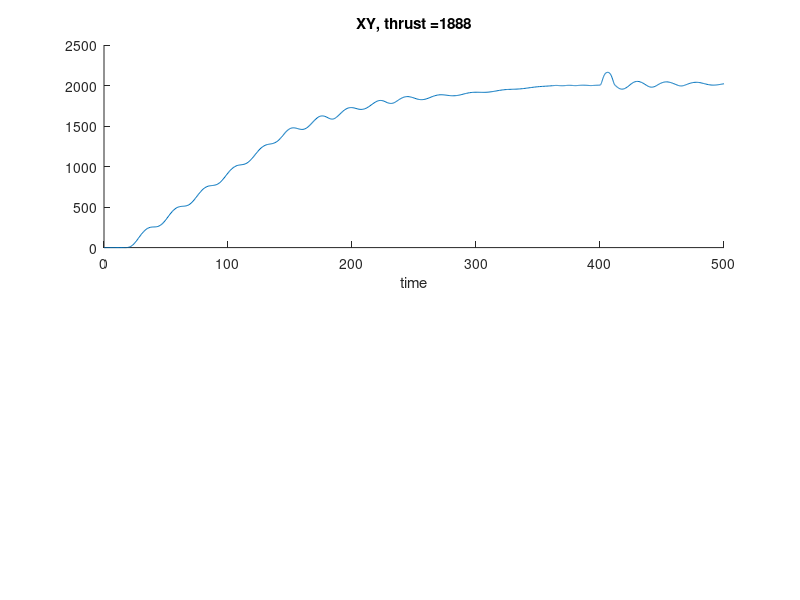
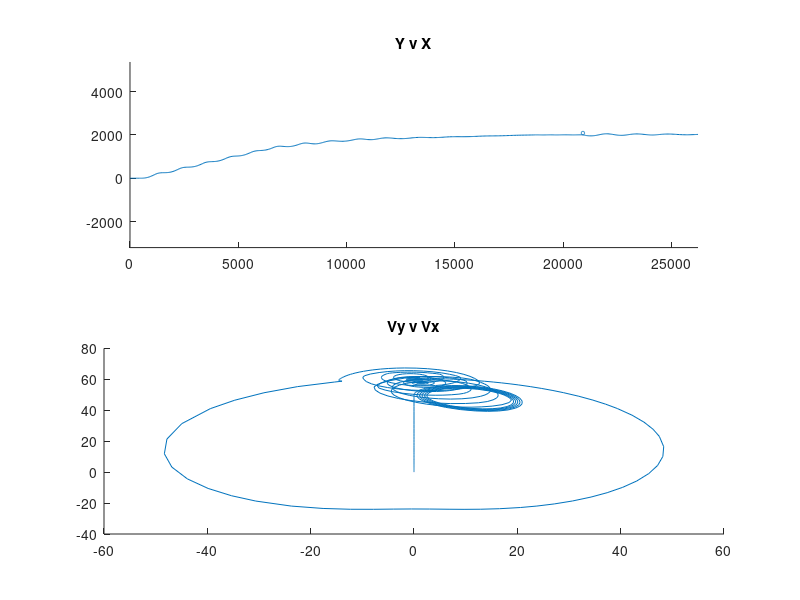

The MATLAB script that drew these images, in order:
function loop()
% Define simulation parameters
t_span = [0,500];          % max time span for simulation 

%%%%%%%%%%%%%%%%%%%%%%%%%%%%%%%%%%%%%%%%%%%%%%%%
% state variables Z_1 = x, Z_2 = x_dot
m = 1134; %kg
p = 1.225; %kg/m^3
Aw = 24.0; %m^2
kl = 0.1; %deg
kdi = 0.001; %deg
kdp = 0.03;

level_alt = 2000; % The altitude at which the plane levels off.
R = 80; % m. The radius of the loop
startloop_time = 400; % s. The time spent looping.
endloop_time = 412; % s. The time spent looping.
theta_initial = 3; % Deg. Initial theta taking off.
theta_final = 2; % Deg. Final desired theta.

theta_a = theta_initial; %deg
Cl = kl * theta_a; % Coefficient of lift
Cd = kdp + kdi * theta_a^2; % Coefficient of drag

x0 = 0;   % initial displacement
y0 = 0;
vx0 = 0;   % initial velocity, m
vy0 = 0;

Z_0 = [x0, y0, vx0, vy0];     %specify initial conditions (rads, rads/sec)

[t, zout] = ode45(@ode, t_span, Z_0);

function res = ode(t, Z)
res = zeros(4,1);
res(1) = Z(3);
res(2) = Z(4);
vx = Z(3);
vy = Z(4);
theta_c = atan2d(Z(4), Z(3));
Ft = 3900;

if Z(2) <= (level_alt - 600)
    Ft  = 3900;
    theta_a	= theta_initial;
elseif Z(2) <= (level_alt - 400)
    Ft  = 3000;
    theta_a	= theta_initial + ((theta_final - theta_initial) / 4);
elseif Z(2) <= (level_alt - 200)
    Ft = 2500;
    theta_a = theta_initial + ((theta_final - theta_initial) / 2);
elseif Z(2) <= level_alt
    Ft = 2000;
    theta_a = theta_initial + ((3*(theta_final - theta_initial)) / 4);
else
    Ft = 1888.157;
    theta_a = theta_final;
end

theta_ac = theta_c + theta_a; % New angle of flight
Cl = kl * theta_a; % Coefficient of lift
Cd = kdp + kdi * theta_a^2; % Coefficient of drag

Fl = 0.5 * p * Cl * Aw * (vx^2 + vy^2); % Lift
Fd = 0.5 * p * Cd * Aw * (vx^2 + vy^2); % Drag

if (t < startloop_time || t > endloop_time) 
res(3)=(Ft*cosd(theta_ac) - Fl*sind(theta_c) - Fd*cosd(theta_c))/m;
res(4)=(-m*9.81 + Ft*sind(theta_ac) + Fl*cosd(theta_c) - Fd*sind(theta_c))/m;
end 


if (t >= startloop_time && t <= endloop_time)
    vv = vx^2+vy^2;
    theta_a = (m / (0.5 * p * Aw * kl * vv) * (vv/R + 9.18 *vx /sqrt(vv) ));
    
    Cl = kl * theta_a; % Coefficient of lift
    
    res(3)= -1/(2*m)* (p* sqrt(vv) * Aw* kl *theta_a * vy);
    res(4)=  1/(2*m)* (p* sqrt(vv) * Aw* kl *theta_a * vx)  - 9.81 ;
end

% res(3)=(Ft*cosd(theta_ac) - Fl*sind(theta_c) - Fd*cosd(theta_c))/m;
% res(4)=(-m*9.81 + Ft*sind(theta_ac) + Fl*cosd(theta_c) - Fd*sind(theta_c))/m;

if((Z(2) <= 0) && (res(2) < 0) && (res(4) < 0))
    res(2) = 0;
    res(4) = 0;
end
end

subplot(2,1,1);
hold on
% plot(t,zout(:,1))
plot(t,zout(:,2))
% legend('x','y')
title(strcat('XY, thrust = ', int2str(Ft)));
xlabel('time') 

% subplot(2,1,2); 
% hold on
% plot(t,zout(:,3))
% plot(t,zout(:,4))
% 
% legend('vx','vy')
% title(strcat(strcat('velocity, angle of attack =  ', int2str(theta_a)), ' deg'));
% xlabel('time')
% 
figure
subplot(2,1,1);
hold on;
axis equal
plot(zout(:,1),zout(:,2));
title('Y v X')


subplot(2,1,2);
hold on;
plot(zout(:,4),zout(:,3));
title('Vy v Vx')
end
